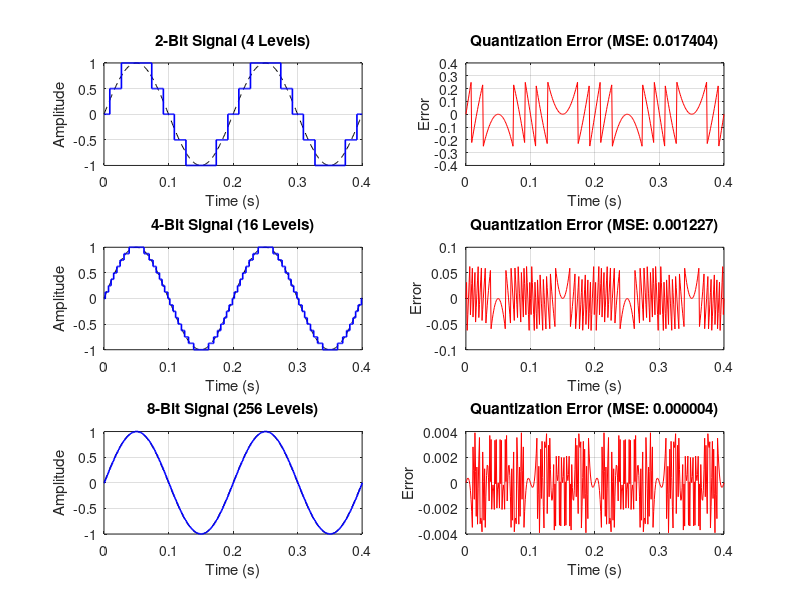

MATLAB code to generate this figure:
% --- Problem 9: Effect of Bit Resolution ---
clc; clear; close all;
fs = 1000;
t = 0:1/fs:0.4;
f = 5;
x = sin(2 * pi * f * t); % Original Signal
bits = [2, 4, 8]; % Bit depths to compare

figure('Name', 'Problem 9: Bit Resolution Comparison');
for i = 1:length(bits)
    n = bits(i);
    L = 2^n; % Number of levels

    % Quantization Process
    delta = (max(x) - min(x)) / L;
    xq = round(x / delta) * delta;

    % Error Calculation
    error_sig = x - xq;
    mse = mean(error_sig.^2);

    % --- Plotting ---
    subplot(3, 2, 2*i-1);
    plot(t, x, 'k--', 'LineWidth', 0.5); hold on;
    stairs(t, xq, 'b', 'LineWidth', 1.2);
    title([num2str(n), '-Bit Signal (', num2str(L), ' Levels)']);
    xlabel('Time (s)'); ylabel('Amplitude'); grid on;

    subplot(3, 2, 2*i);
    plot(t, error_sig, 'r');
    title(['Quantization Error (MSE: ', num2str(mse, '%.6f'), ')']);
    xlabel('Time (s)'); ylabel('Error'); grid on;

    fprintf('%d-bit (%d levels): MSE = %.6f\n', n, L, mse);
end
